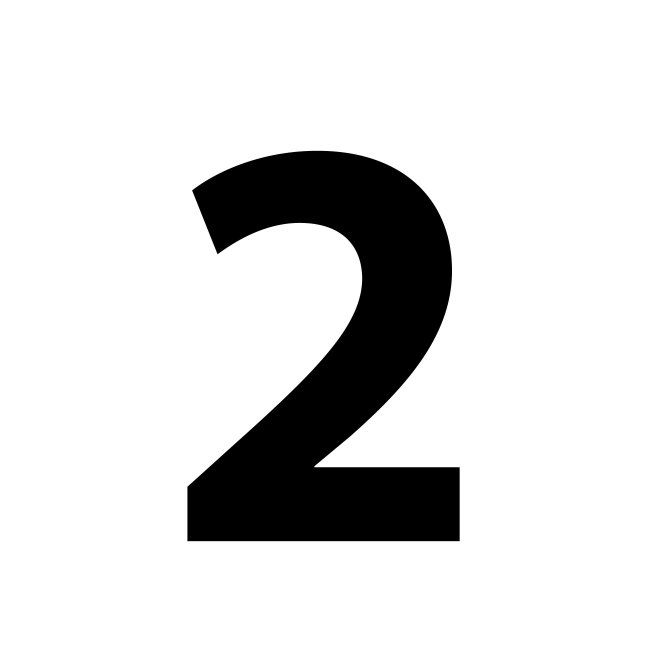
#> input picture Informatiker/Bilder/Zwei.jpg, 2000 x 2000 px, found by its file name (shown at 1/3 size)
$ python Ausschnitt.py
#> lines starting #> are read from the running program, lines starting #| are printed output that depends on the picture
import cv2

PathImg = 'D:\Schule\PREN\Bilder\\'
InputImg = 'Zwei.jpg'

img = cv2.imread(PathImg+InputImg)
#> img is the input picture: shape (2000, 2000, 3); min 0, max 255, mean 220.9
crop_img = img[500:1500, 500:1500]
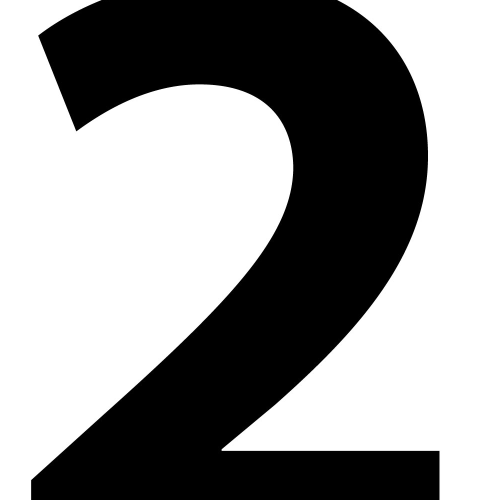
#> crop_img: shape (1000, 1000, 3) (shown at 1/2 size); min 0, max 255, mean 148.3
#crop_img = cv2.resize(crop_img,(500,500))
cv2.imshow("cropped", crop_img)
cv2.waitKey(0)
